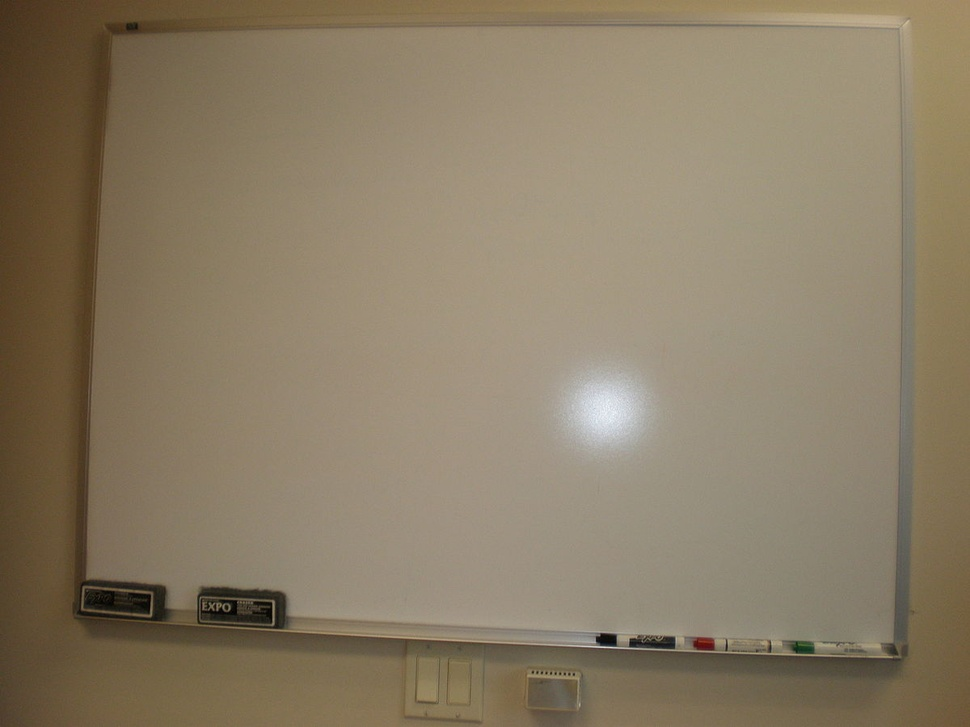
#> input picture Photos/whiteboard.JPG, 970 x 727 px, shrunk from 1200 x 900 before the run, found by its file name
$ python yolo.py   (older library calls are emulated)
#> lines starting #> are read from the running program, lines starting #| are printed output that depends on the picture; after the words box and inside, x2 and y2 are one past the last pixel; in counts of white or black regions, pixels touching at a corner belong together
#whiteboard finder
#finds whiteboards and performs homography to display its contents
#bengigameur

import numpy as np
import cv2

def PolyArea2D(pts): #http://stackoverflow.com/questions/19873596/convex-hull-area-in-python
    lines = np.hstack([pts,np.roll(pts,-1,axis=0)])
    area = 0.5*abs(sum(x1*y2-x2*y1 for x1,y1,x2,y2 in lines))
    return area

orig= cv2.imread('whiteboard.jpg')
#> orig is the input picture: shape (727, 970, 3); mean B, G, R 101.1, 124.3, 138
o2=orig.copy()
img= cv2.imread('whiteboard.jpg',0)
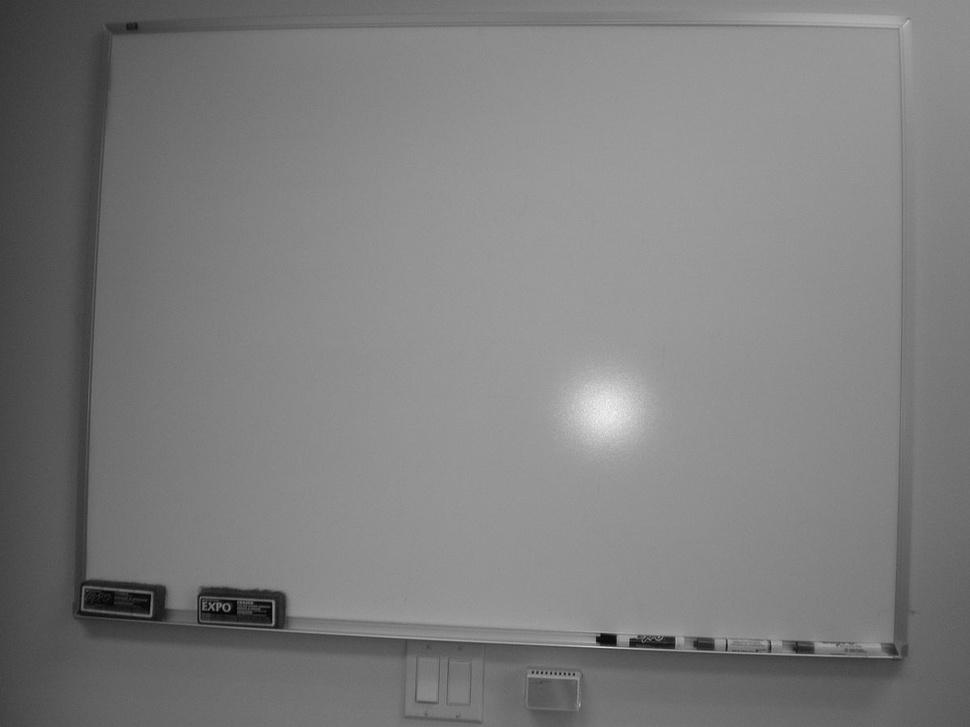
#> img: shape (727, 970); min 0, max 251, mean 125.8
ret3,th3 = cv2.threshold(img,250,255,cv2.THRESH_BINARY+cv2.THRESH_OTSU)
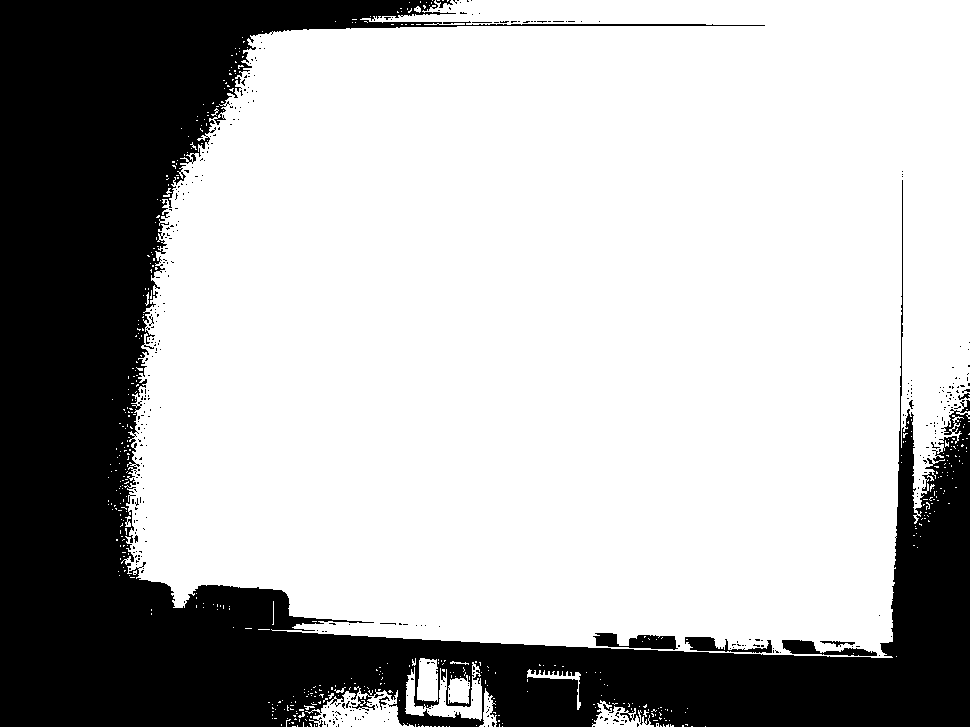
#> th3: shape (727, 970); 70.1% white; 402 black regions (390 under 20 px)
#> ret3 = 115
im2, contours, hierarchy = cv2.findContours(th3,cv2.RETR_TREE,cv2.CHAIN_APPROX_SIMPLE)
#> contours = 1004 contours, 971 with area under 20; largest, box (x1, y1, x2, y2) and area: (121, 0, 970, 658) 486438, (305, 686, 414, 727) 2274, (405, 662, 482, 721) 1356, (592, 632, 679, 651) 986, (781, 639, 878, 657) 801
alist=[]
biggestcontour=[]
for contour in contours:
    #print contour[:,0]
    area=PolyArea2D(contour[:,0])
    alist.append(area)
    mx=max(alist) #largest contour
    if mx==area:
        biggestcontour=contour
#> this loop made 1004 passes
#> (area, mx) on passes 107, 168, 622: (693, 693), (2274.5, 2274.5), (486437.5, 486437.5)
#> after the loop, alist = 1004 values, max 486437.5 at index 621, min 0 at index 0, mean 496.5
    #print area

#cv2.drawContours(o2, [biggestcontour], -1, (0,255,0), 5)

#print biggestcontour

#finds bounding box of contour
#http://docs.opencv.org/master/dd/d49/tutorial_py_contour_features.html#gsc.tab=0
rect = cv2.minAreaRect(np.array(biggestcontour))
#> rect = ((550.2, 317.5), (660, 843.2), -88.26)
box = cv2.boxPoints(rect)
#> box = [[961.7, 660.1], [118.8, 634.5], [138.8, -25.16], [981.7, 0.383]]
box = np.int0(box)
#> box = [[961, 660], [118, 634], [138, -25], [981, 0]]
cv2.drawContours(o2,[box],0,(0,0,255),5)
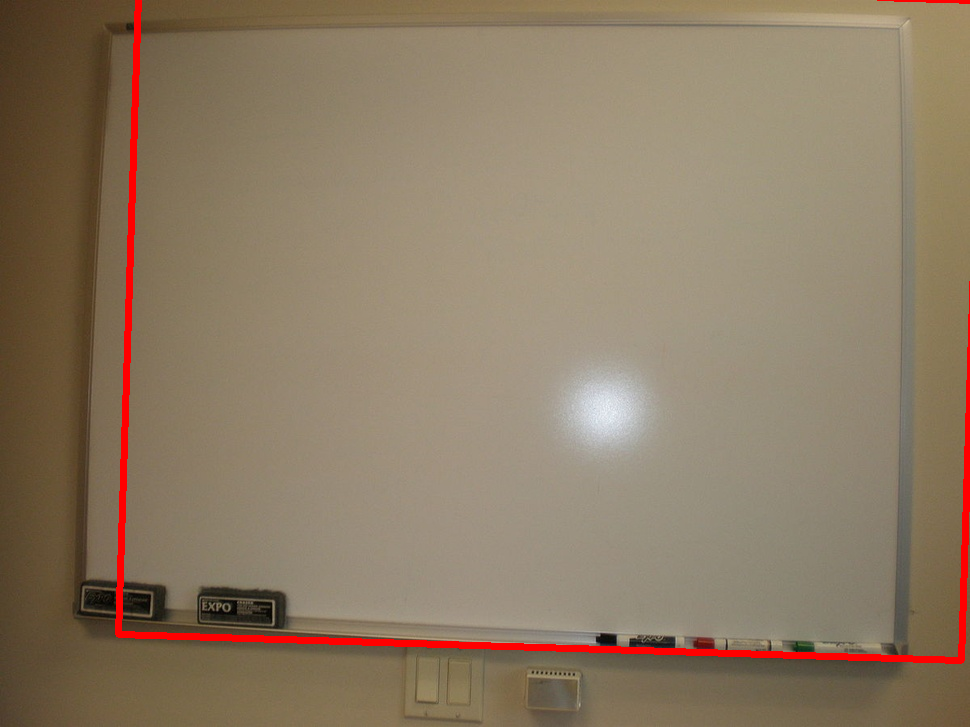
#> o2: shape (727, 970, 3); 1.78% of pixels changed, all inside (x1, y1, x2, y2) = (115, 0, 970, 664)


cv2.imshow('',o2)
cv2.waitKey()

cv2.imwrite('whiteboarddetected.jpg',o2)
